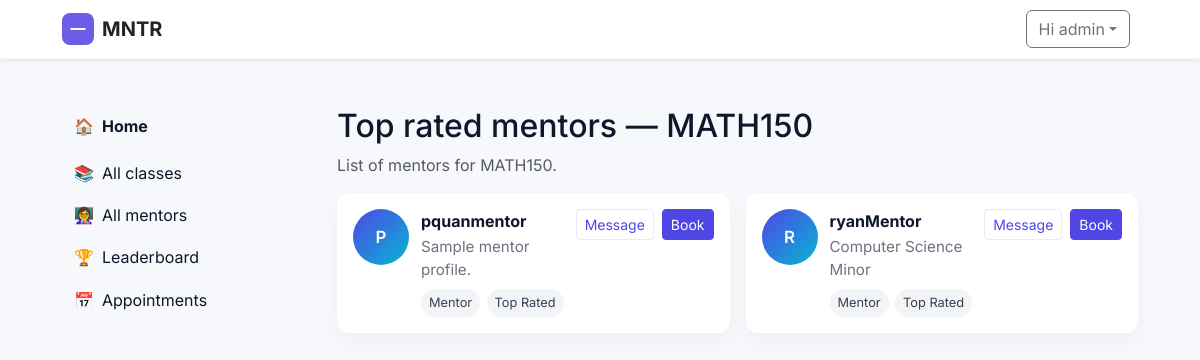
Screenshot of /top-classes/MATH150/ (signed in) with the database file from the repository.
### accounts/models.py (models this page shows, shortened)
class Mentor(models.Model):
    user = models.OneToOneField(User, on_delete=models.CASCADE, related_name='mentor_profile')
    bio = models.TextField(blank=True)
    subjects = models.CharField(max_length=300, blank=True)
    class_codes = models.CharField(max_length=300, blank=True, default="")
    approved = models.BooleanField(default=False)
    rating = models.DecimalField(max_digits=3, decimal_places=2, null=True, blank=True)
    avatar = models.ImageField(upload_to='mentor_avatars/', null=True, blank=True)
    created_at = models.DateTimeField(auto_now_add=True)

### accounts/views.py (the view)
# urls.py: path('top-classes/<str:course>/', views.top_class_detail, name='top_class_detail'),
def top_class_detail(request, course):
    mentors = Mentor.objects.filter(approved=True, class_codes__icontains=course).select_related('user')[:12]
    course_display = course.replace('-', ' ')
    return render(request, 'top_class_detail.html', {'course': course_display, 'mentors': mentors})

### templates/top_class_detail.html
{% extends 'base.html' %}
{% block content %}
  <div class="mt-4">
    <h2>Top rated mentors — {{ course }}</h2>
    <p class="text-muted">List of mentors for {{ course }}.</p>
    <div class="mentor-grid mt-3">
      {% for mentor in mentors %}
        <div class="mentor-card">
          <div class="mentor-avatar">{{ mentor.user.username|slice:":1"|upper }}</div>
          <div class="mentor-meta">
            <div class="mentor-name">{{ mentor.user.username }}</div>
            <div class="mentor-bio">{{ mentor.bio|default:"Sample mentor profile." }}</div>
            <div class="mentor-tags mt-2">
              <div class="tag">Mentor</div>
              <div class="tag">Top Rated</div>
            </div>
          </div>
          <div class="mentor-actions">
            <a class="btn btn-outline-primary btn-sm" href="#">Message</a>
            <a class="btn btn-primary btn-sm" href="#">Book</a>
          </div>
        </div>
      {% endfor %}
    </div>
  </div>
{% endblock %}

### templates/base.html (shortened to what this page needs)
<!doctype html>
<html lang="en">
  <head>
    <link href="https://cdn.jsdelivr.net/npm/bootstrap@5.3.2/dist/css/bootstrap.min.css" rel="stylesheet">
    {% load static %}
    <link rel="stylesheet" href="{% static 'style.css' %}">
  </head>
  <body>
    <nav class="navbar navbar-expand-lg navbar-light bg-white shadow-sm">
      <div class="container">
        <a class="navbar-brand d-flex align-items-center gap-2" href="/">
          <svg width="32" height="32" viewBox="0 0 24 24" fill="none" xmlns="http://www.w3.org/2000/svg" aria-hidden="true">
            <rect width="24" height="24" rx="6" fill="#6C5CE7" />
            <path d="M7 12h10" stroke="white" stroke-width="1.5" stroke-linecap="round" stroke-linejoin="round" />
          </svg>
          <span class="fw-bold text-dark">MNTR</span>
        </a>
        <div class="collapse navbar-collapse" id="mainNav">
          <ul class="navbar-nav ms-auto align-items-center">
            {% if user.is_authenticated %}
              <li class="nav-item dropdown">
                <button class="btn btn-outline-secondary dropdown-toggle me-2" id="userMenuButton" data-bs-toggle="dropdown" aria-expanded="false">Hi {{ user.username }}</button>
              </li>
            {% else %}
              <li class="nav-item"><a class="nav-link" href="{% url 'login' %}">Login</a></li>
              <li class="nav-item ms-2"><a class="btn btn-primary" href="{% url 'register' %}">Get started</a></li>
            {% endif %}
          </ul>
        </div>
      </div>
    </nav>
    <div class="container mt-4">
      <div class="row">
        <aside class="col-md-3 d-none d-md-block">
          <nav class="sidebar sticky-top pt-4">
            <ul class="nav flex-column">
              <li class="nav-item mb-2">
                <a class="nav-link fw-bold d-flex align-items-center gap-2" href="{% url 'home' %}"><span class="sidebar-icon">🏠</span><span class="sidebar-text">Home</span></a>
              </li>
              <li class="nav-item mb-1">
                <a class="nav-link d-flex align-items-center gap-2" href="{% url 'top_classes' %}"><span class="sidebar-icon">📚</span><span class="sidebar-text">All classes</span></a>
              </li>
              <li class="nav-item mb-1"><a class="nav-link d-flex align-items-center gap-2" href="{% url 'top_mentors' %}"><span class="sidebar-icon">👩‍🏫</span><span class="sidebar-text">All mentors</span></a></li>
              <li class="nav-item mb-1"><a class="nav-link d-flex align-items-center gap-2" href="{% url 'leaderboard' %}"><span class="sidebar-icon">🏆</span><span class="sidebar-text">Leaderboard</span></a></li>
              <li class="nav-item mb-1"><a class="nav-link d-flex align-items-center gap-2" href="{% url 'appointments' %}"><span class="sidebar-icon">📅</span><span class="sidebar-text">Appointments</span></a></li>
            </ul>
          </nav>
        </aside>
        <main class="col-md-9">
      {% block content %}{% endblock %}
        </main>
      </div>
    </div>
  </body>
</html>

### static/style.css (style rules this page uses)
:root { --color-bg: #f6f8fb; --color-surface: #ffffff; --color-muted: #6b7280; --color-primary: #4F46E5; --color-primary-700: #3730A3; --color-accent: #06B6D4; --color-success: #10B981; --color-danger: #ef4444; --color-focus: rgba(79,70,229,0.18); --radius-lg: 12px; --shadow-sm: 0 8px 28px rgba(15,23,42,0.06); --container-width: 1100px; }
body { font-family: Inter, system-ui, -apple-system, "Segoe UI", Roboto, "Helvetica Neue", Arial; color: #0f172a; background: var(--color-bg); }
.container { max-width: var(--container-width); }
.navbar-brand svg { display: inline-block; }
.navbar { background: var(--color-surface); border-bottom: 1px solid rgba(15,23,42,0.04); }
.btn-primary { background: var(--color-primary); border-color: var(--color-primary); color: #fff; }
.btn-outline-primary { color: var(--color-primary); border-color: rgba(79,70,229,0.12); }
a { color: var(--color-primary); }
.mentor-grid { display: grid; grid-template-columns: repeat(auto-fill, minmax(260px, 1fr)); gap: 1rem; }
.mentor-card { background: var(--color-surface); border-radius: .75rem; padding: 1rem; box-shadow: 0 8px 20px rgba(15,23,42,0.04); display:flex; gap: .75rem; align-items:flex-start; }
.mentor-avatar { width:56px; height:56px; border-radius:999px; background: linear-gradient(135deg, var(--color-primary), var(--color-accent)); color:#fff; display:flex; align-items:center; justify-content:center; font-weight:600; font-size:1.05rem; }
.mentor-meta { flex:1; }
.mentor-name { font-weight:700; margin-bottom: .15rem; }
.mentor-bio { color: var(--color-muted); font-size: .95rem; margin-bottom: .5rem; }
.mentor-tags { display:flex; gap:.4rem; flex-wrap:wrap; }
.mentor-tags .tag { background:#f3f4f6; color: #374151; padding:.25rem .5rem; border-radius:999px; font-size:.8rem; }
.mentor-actions { display:flex; gap:.5rem; align-items:center; }
.sidebar { padding: 0.5rem 0.75rem; background: transparent; }
.sidebar .nav-link { color: #0f172a; padding: .45rem 0; }

### rows the page displays
Mentor: user.username "P", user.username "pquanmentor", bio "Sample mentor profile."
Mentor: user.username "R", user.username "ryanMentor", bio "Computer Science Minor"

### other values shown
{{ user.username }} "admin"
{{ course }} "MATH150"
